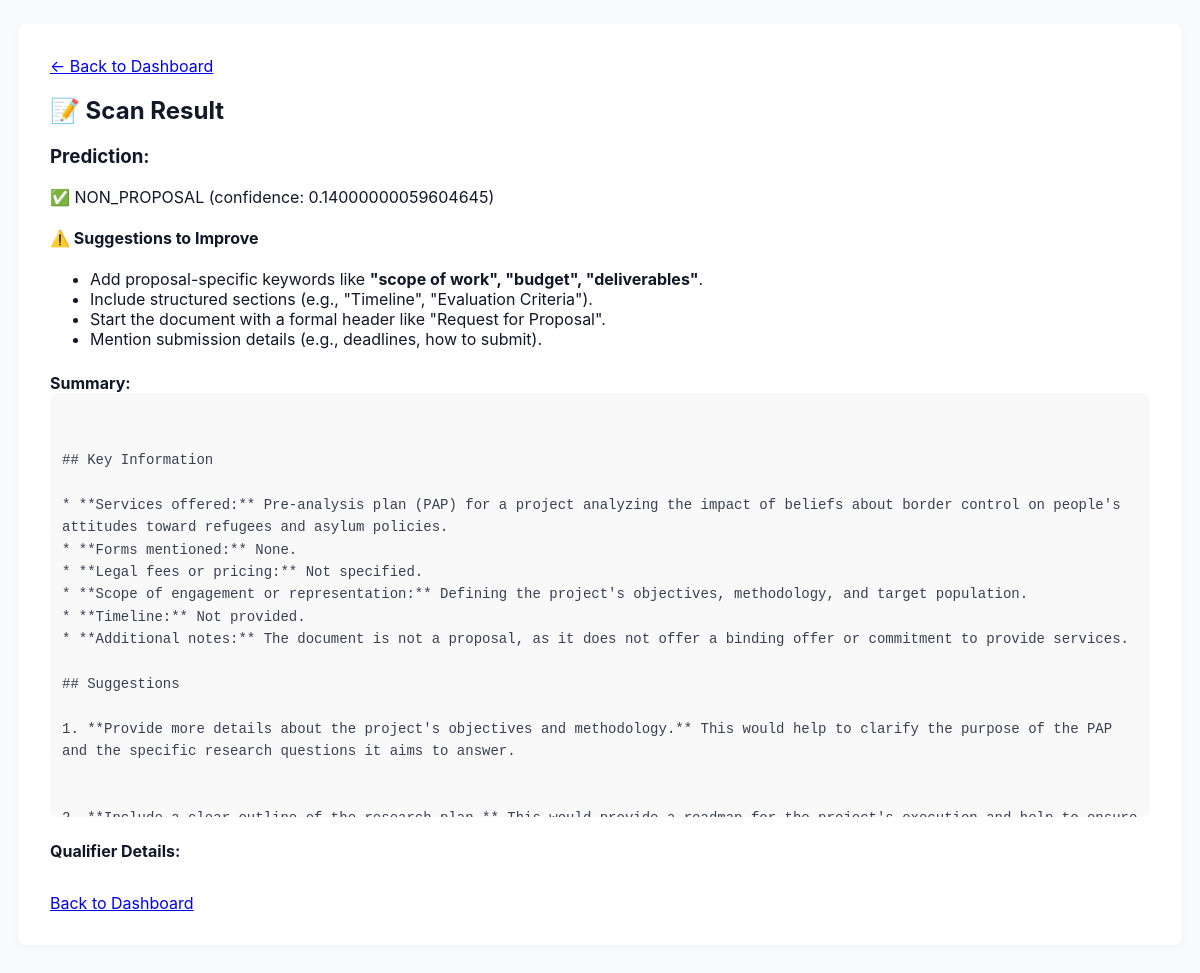
Page /results/3 on the committed database.
### models.py (models this page shows)
class ProposalScan(db.Model):
    id = db.Column(db.Integer, primary_key=True)
    filename = db.Column(db.String(120))
    prediction = db.Column(db.String(50), nullable=False)
    label = db.Column(db.String(50))
    summary = db.Column(db.Text)
    created_at = db.Column(db.DateTime, default=datetime.utcnow)

### app.py (the view)
@app.route("/results/<int:scan_id>")
def results(scan_id):
    result = ProposalScan.query.get_or_404(scan_id)
    summary_ready = bool(result.summary and result.summary.strip())
    return render_template(
        "results.html",
        prediction=result.prediction,
        summary=result.summary,
        summary_ready=summary_ready,
        rules=session.get("rules", {})
    )

### templates/results.html (shortened to what this page needs)
<!DOCTYPE html>
<html>
<head>
    <link rel="stylesheet" href="{{ url_for('static', filename='style.css') }}">
</head>
<body>
<div class="main">
    <a href="{{ url_for('dashboard') }}">← Back to Dashboard</a>
    <h2>📝 Scan Result</h2>
    <div class="result-block">
        <h3>Prediction:</h3>
        <p>
            {% if "PROPOSAL" in prediction %}
                ✅ {{ prediction }}
            {% elif "MAYBE" in prediction %}
                🤔 {{ prediction }}
            {% else %}
                ❌ {{ prediction }}
            {% endif %}
        </p>
        {% if "NON_PROPOSAL" in prediction or "MAYBE" in prediction %}
        <h4>⚠️ Suggestions to Improve</h4>
        <ul>
            {% if not rules.keywords %}
                <li>Add proposal-specific keywords like <strong>"scope of work", "budget", "deliverables"</strong>.</li>
            {% endif %}
            {% if not rules.structure %}
                <li>Include structured sections (e.g., "Timeline", "Evaluation Criteria").</li>
            {% endif %}
            {% if not rules.header %}
                <li>Start the document with a formal header like "Request for Proposal".</li>
            {% endif %}
            {% if not rules.submission %}
                <li>Mention submission details (e.g., deadlines, how to submit).</li>
            {% endif %}
        </ul>
        {% endif %}
    </div>
    <div style="margin-top: 1.5em;">
        <strong>Summary:</strong>
        {% if not summary_ready %}
            <div class="loading-summary">
                <p><span class="spinner"></span>Summary is being generated... Please wait.</p>
                <script>
                    setTimeout(function() { location.reload(); }, 3000);
                </script>
            </div>
        {% else %}
            <div class="summary-box">
                <pre>{{ summary }}</pre>
            </div>
        {% endif %}
    </div>
    <div style="margin-top: 1.5em;">
        <strong>Qualifier Details:</strong>
    </div>
    <div style="margin-top: 2em;">
        <a href="/dashboard" class="button">Back to Dashboard</a>
    </div>
</div>
</body>
</html>

### static/style.css (style rules this page uses)
body { font-family: 'Inter', sans-serif; background: #f9fafb; margin: 0; padding: 0; color: #111827; }
.main { padding: 32px; background: #ffffff; border-radius: 8px; margin: 24px auto; max-width: 1100px; box-shadow: 0 2px 6px rgba(0, 0, 0, 0.04); }
pre { white-space: pre-wrap; word-break: break-word; font-size: 14px; line-height: 1.6; color: #374151; }
.summary-box, .text-box { background: #f9f9f9; padding: 12px; border-radius: 8px; font-family: monospace; white-space: pre-wrap; max-height: 400px; overflow-y: auto; margin-bottom: 20px; }

### rows in the picture
ProposalScan: prediction "NON_PROPOSAL (confidence: 0.14000000059604645)", summary "## Key Information * **Services offered:** Pre-analysis plan (PAP) for a project analyzing the impact of beliefs about border control on people's attitudes toward refugees and asylum policies. * **Forms mentioned:** None. * **Legal fees or pricing:** Not specified. * **Scope of engagement or representation:** Defining the project's objectives, methodology, and target population. * **Timeline:** Not provided. * **Additional notes:** The document is not a proposal, as it does not offer a binding offer or commitment to provide services. ## Suggestions 1. **Provide more details about the project's objectives and methodology.** This would help to clarify the purpose of the PAP and the specific…"
